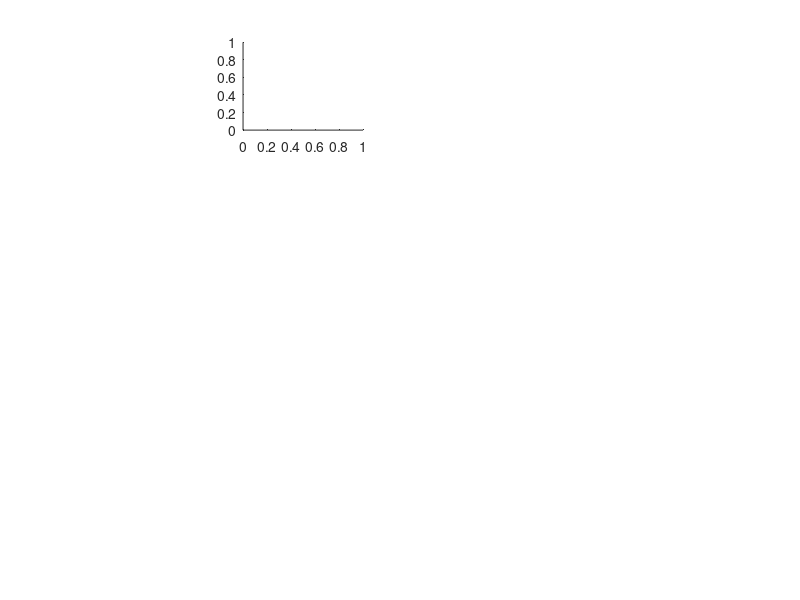

The MATLAB source for this figure: (Note: this script raises an error after producing the figure.)

%CREATEFIGURE

%  Auto-generated by MATLAB on 28-Jun-2019 17:45:26

% Create figure
figure1 = figure;

% Create axes
axes1 = axes('Parent',figure1,...
    'Position',[0.303806734992682 0.783167155425219 0.15 0.1464]);
plot([1 5 10],squeeze(rmse(1,1,1,:,1)),'.-')
% Create ylabel
ylabel('log(\lambda)','FontSize',14);

% Create xlabel
xlabel('r','FontSize',14);

% Uncomment the following line to preserve the X-limits of the axes
% xlim(axes1,[0 11]);
% Set the remaining axes properties
set(axes1,'XGrid','on','XTick',[0 2 4 6 8 10 11],'YGrid','on');
% Create axes
axes2 = axes('Parent',figure1,...
    'Position',[0.555013792518098 0.783125610174911 0.150000000000005 0.146419844370543]);
plot([1 5 10],squeeze(rmse(1,1,1,:,1)),'.-')
% Create ylabel
ylabel('log(\lambda)','FontSize',14);

% Create xlabel
xlabel('r','FontSize',14);

% Uncomment the following line to preserve the X-limits of the axes
% xlim(axes2,[0 11]);
% Set the remaining axes properties
set(axes2,'XGrid','on','XTick',[0 2 4 6 8 10 11],'YGrid','on');
% Create axes
axes3 = axes('Parent',figure1,...
    'Position',[0.794083221932229 0.783125610174911 0.15 0.146419844370543]);

% Create ylabel
ylabel('log(\lambda)','FontSize',14);

% Create xlabel
xlabel('r','FontSize',14);

% Uncomment the following line to preserve the X-limits of the axes
% xlim(axes3,[0 11]);
% Set the remaining axes properties
set(axes3,'XGrid','on','XTick',[0 2 4 6 8 10 11],'YGrid','on');
% Create axes
axes4 = axes('Parent',figure1,...
    'Position',[0.302767203513912 0.552841515219805 0.150000000000001 0.1464]);

% Create ylabel
ylabel('log(\lambda)','FontSize',14);

% Create xlabel
xlabel('r','FontSize',14);

% Uncomment the following line to preserve the X-limits of the axes
% xlim(axes4,[0 11]);
% Set the remaining axes properties
set(axes4,'XGrid','on','XTick',[0 2 4 6 8 10 11],'YGrid','on');
% Create axes
axes5 = axes('Parent',figure1,...
    'Position',[0.555013792518098 0.550568787947079 0.150000000000005 0.146419844370543]);

% Create ylabel
ylabel('log(\lambda)','FontSize',14);

% Create xlabel
xlabel('r','FontSize',14);

% Uncomment the following line to preserve the X-limits of the axes
% xlim(axes5,[0 11]);
% Set the remaining axes properties
set(axes5,'XGrid','on','XTick',[0 2 4 6 8 10 11],'YGrid','on');
% Create axes
axes6 = axes('Parent',figure1,...
    'Position',[0.794083221932229 0.550568787947079 0.15 0.146419844370543]);

% Create ylabel
ylabel('log(\lambda)','FontSize',14);

% Create xlabel
xlabel('r','FontSize',14);

% Uncomment the following line to preserve the X-limits of the axes
% xlim(axes6,[0 11]);
% Set the remaining axes properties
set(axes6,'XGrid','on','XTick',[0 2 4 6 8 10 11],'YGrid','on');
% Create axes
axes7 = axes('Parent',figure1,...
    'Position',[0.302767203513912 0.303984271559102 0.150000000000001 0.1464]);

% Create ylabel
ylabel('log(\lambda)','FontSize',14);

% Create xlabel
xlabel('r','FontSize',14);

% Uncomment the following line to preserve the X-limits of the axes
% xlim(axes7,[0 11]);
% Set the remaining axes properties
set(axes7,'XGrid','on','XTick',[0 2 4 6 8 10 11],'YGrid','on');
% Create axes
axes8 = axes('Parent',figure1,...
    'Position',[0.555013792518098 0.306256998831829 0.150000000000005 0.146419844370543]);

% Create ylabel
ylabel('log(\lambda)','FontSize',14);

% Create xlabel
xlabel('r','FontSize',14);

% Uncomment the following line to preserve the X-limits of the axes
% xlim(axes8,[0 11]);
% Set the remaining axes properties
set(axes8,'XGrid','on','XTick',[0 2 4 6 8 10 11],'YGrid','on');
% Create axes
axes9 = axes('Parent',figure1,...
    'Position',[0.794083221932229 0.306256998831829 0.15 0.146419844370543]);

% Create ylabel
ylabel('log(\lambda)','FontSize',14);

% Create xlabel
xlabel('r','FontSize',14);

% Uncomment the following line to preserve the X-limits of the axes
% xlim(axes9,[0 11]);
% Set the remaining axes properties
set(axes9,'XGrid','on','XTick',[0 2 4 6 8 10 11],'YGrid','on');
% Create axes
axes10 = axes('Parent',figure1,...
    'Position',[0.302767203513912 0.0603798876214555 0.150000000000001 0.1464]);

% Create ylabel
ylabel('log(\lambda)','FontSize',14);

% Create xlabel
xlabel('r','FontSize',14);

% Uncomment the following line to preserve the X-limits of the axes
% xlim(axes10,[0 11]);
% Set the remaining axes properties
set(axes10,'XGrid','on','XTick',[0 2 4 6 8 10 11],'YGrid','on');
% Create axes
axes11 = axes('Parent',figure1,...
    'Position',[0.555013792518098 0.0626526148941828 0.150000000000005 0.146419844370543]);

% Create ylabel
ylabel('log(\lambda)','FontSize',14);

% Create xlabel
xlabel('r','FontSize',14);

% Uncomment the following line to preserve the X-limits of the axes
% xlim(axes11,[0 11]);
% Set the remaining axes properties
set(axes11,'XGrid','on','XTick',[0 2 4 6 8 10 11],'YGrid','on');
% Create axes
axes12 = axes('Parent',figure1,...
    'Position',[0.794083221932229 0.0626526148941828 0.15 0.146419844370543]);

% Create ylabel
ylabel('log(\lambda)','FontSize',14);

% Create xlabel
xlabel('r','FontSize',14);

% Uncomment the following line to preserve the X-limits of the axes
% xlim(axes12,[0 11]);
% Set the remaining axes properties
set(axes12,'XGrid','on','XTick',[0 2 4 6 8 10 11],'YGrid','on');
% Create line
annotation(figure1,'line',[0.170571010248902 0.975109809663251],...
    [0.713636363636363 0.713636363636363]);

% Create line
annotation(figure1,'line',[0.173499267935578 0.979502196193265],...
    [0.229545454545454 0.229545454545454]);

% Create line
annotation(figure1,'line',[0.0724743777452416 1.05563689604685],...
    [0.943700460829493 0.943700460829493]);

% Create line
annotation(figure1,'line',[0.0761346998535871 1.0592972181552],...
    [0.470973188102218 0.470973188102218],'LineWidth',1.5);

% Create line
annotation(figure1,'line',[0.0732064421669107 1.05636896046852],...
    [0.989155006284038 0.989155006284038],'LineWidth',1.5);

% Create textbox
annotation(figure1,'textbox',...
    [0.204513909224012 0.815909090909087 0.0414597364568077 0.0727272727272725],...
    'String','16 h',...
    'FontSize',12,...
    'FontAngle','italic',...
    'FitBoxToText','off',...
    'EdgeColor','none');

% Create textbox
annotation(figure1,'textbox',...
    [0.204513909224012 0.581818181818177 0.0414597364568077 0.0727272727272728],...
    'String','80 h',...
    'FontSize',12,...
    'FontAngle','italic',...
    'FitBoxToText','off',...
    'EdgeColor','none');

% Create textbox
annotation(figure1,'textbox',...
    [0.205978038067351 0.331818181818178 0.0414597364568077 0.0727272727272726],...
    'String','16 h',...
    'FontSize',12,...
    'FontAngle','italic',...
    'FitBoxToText','off',...
    'EdgeColor','none');

% Create textbox
annotation(figure1,'textbox',...
    [0.205978038067351 0.0977272727272682 0.0414597364568077 0.0727272727272729],...
    'String','80 h',...
    'FontSize',12,...
    'FontAngle','italic',...
    'FitBoxToText','off',...
    'EdgeColor','none');

% Create textbox
annotation(figure1,'textbox',...
    [0.0873836017569552 0.684090909090905 0.0414597364568078 0.0727272727272726],...
    'String','70%',...
    'FontSize',12,...
    'FontAngle','italic',...
    'FitBoxToText','off',...
    'EdgeColor','none');

% Create textbox
annotation(figure1,'textbox',...
    [0.0917759882869699 0.197727272727268 0.0414597364568078 0.0727272727272729],...
    'String','100%',...
    'FontSize',12,...
    'FontAngle','italic',...
    'FitBoxToText','off',...
    'EdgeColor','none');

% Create textbox
annotation(figure1,'textbox',...
    [0.203049780380674 0.914027694160142 0.026086383601757 0.0727272727272726],...
    'String','\delta t',...
    'FontSize',12,...
    'FontAngle','italic',...
    'FitBoxToText','off',...
    'EdgeColor','none');

% Create textbox
annotation(figure1,'textbox',...
    [0.0903118594436311 0.914027694160143 0.0260863836017569 0.0727272727272726],...
    'String',{'S'},...
    'FontSize',12,...
    'FontAngle','italic',...
    'FitBoxToText','off',...
    'EdgeColor','none');

% Create textbox
annotation(figure1,'textbox',...
    [0.364103953147878 0.918573148705596 0.0260863836017569 0.0727272727272726],...
    'String','\gamma=1',...
    'FontSize',12,...
    'FontAngle','italic',...
    'FitBoxToText','off',...
    'EdgeColor','none');

% Create textbox
annotation(figure1,'textbox',...
    [0.606417276720354 0.918573148705595 0.0260863836017569 0.0727272727272724],...
    'String','\gamma=3',...
    'FontSize',12,...
    'FontAngle','italic',...
    'FitBoxToText','off',...
    'EdgeColor','none');

% Create textbox
annotation(figure1,'textbox',...
    [0.853122986822841 0.918573148705595 0.026086383601757 0.0727272727272724],...
    'String','\gamma=5',...
    'FontSize',12,...
    'FontAngle','italic',...
    'FitBoxToText','off',...
    'EdgeColor','none');

